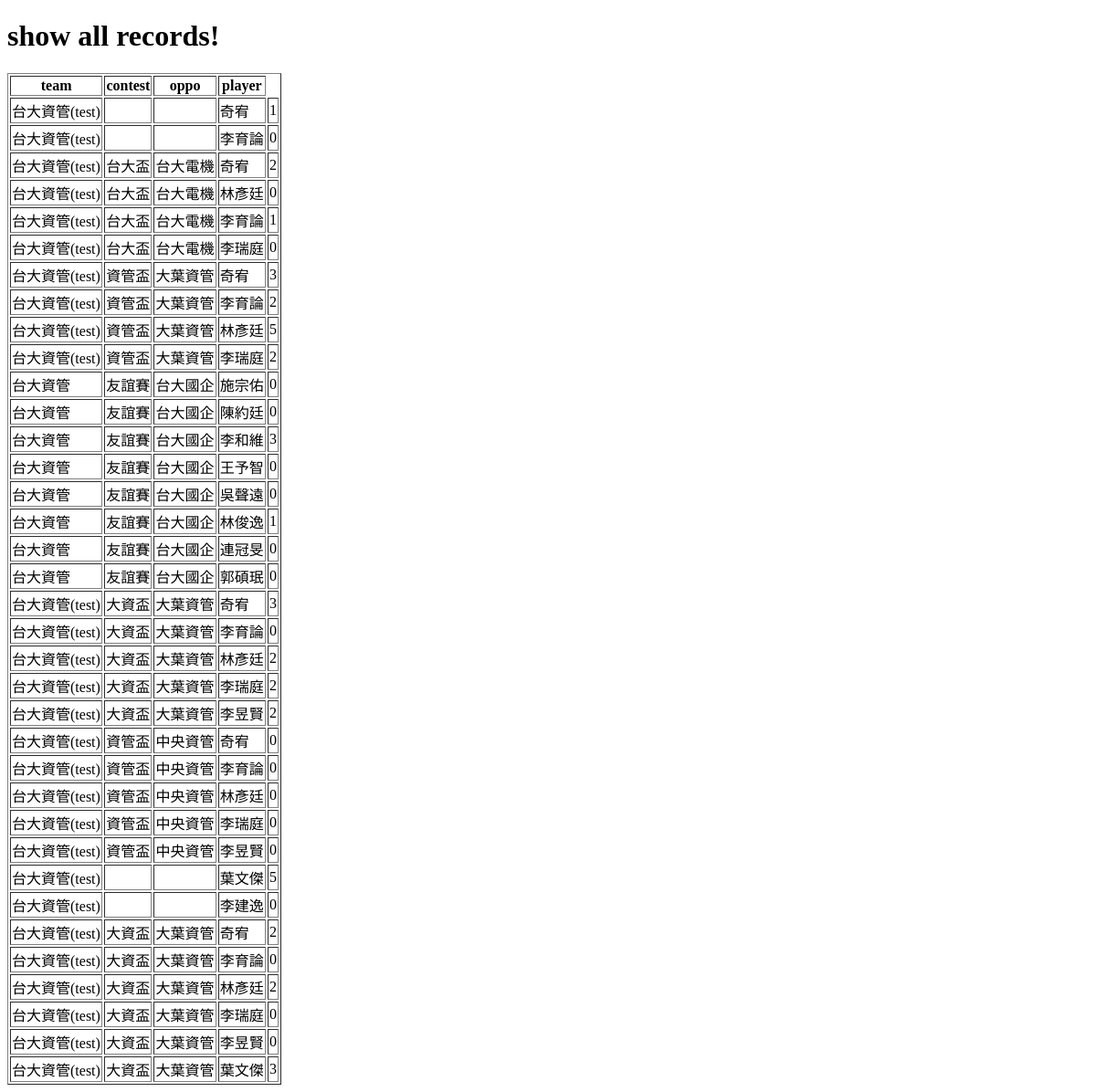
Page /listrecord on the earlier database version.
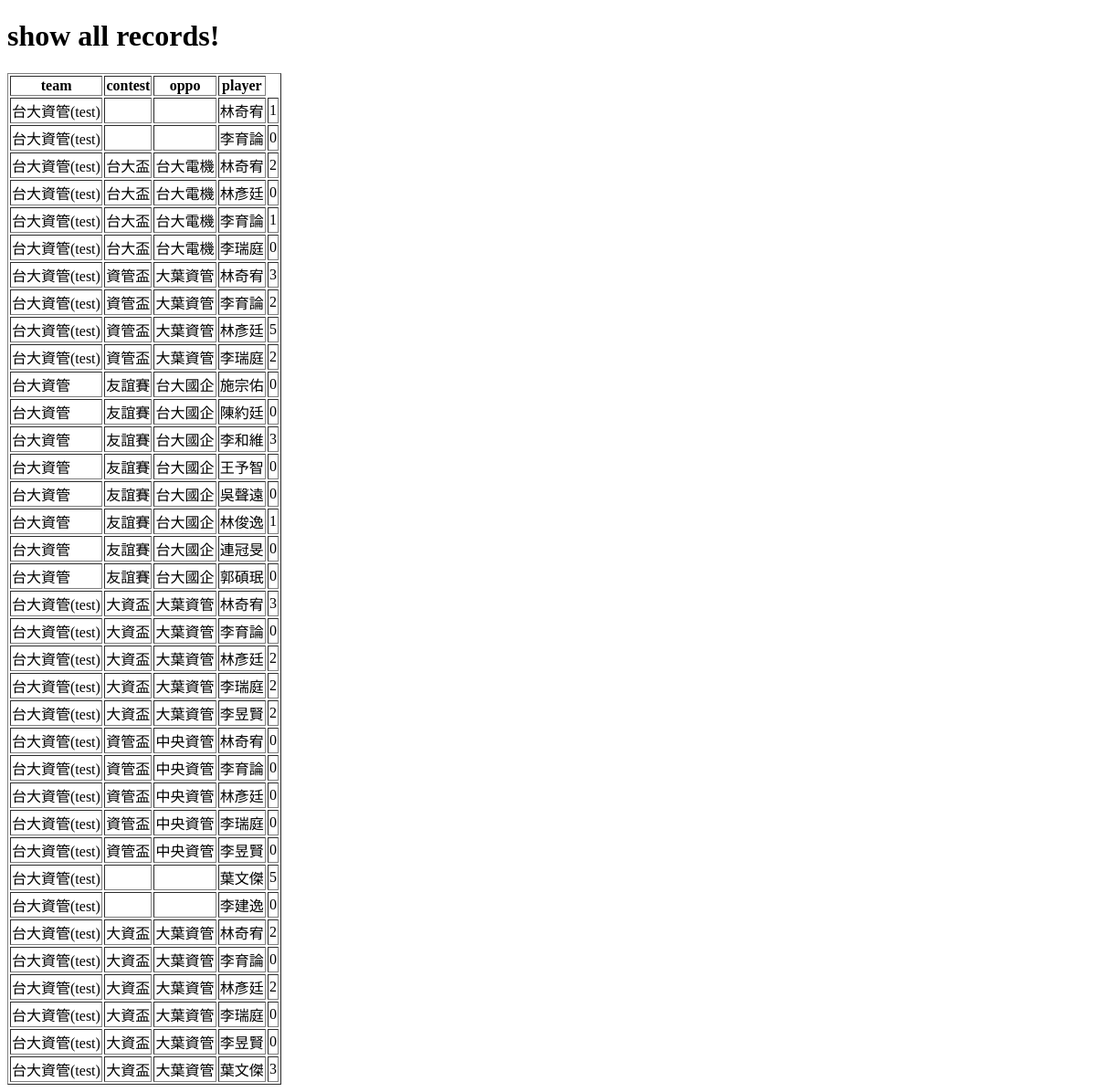
Same page on the later database version.
### basketR/models.py (models this page shows, shortened)
class GameRecord(models.Model):
	player 	= models.ForeignKey(
		Player,
		models.SET_NULL,
		blank=False,
		null=True,
	)
	contest = models.ForeignKey(
		Contest,
		models.SET_NULL,
		blank=False,
		null=True,
	)
	q1		= models.ForeignKey(
		QRecord,
		models.SET_NULL,
		related_name='q1',
		blank=False,
		null=True,
	)
	q2		= models.ForeignKey(
		QRecord,
		models.SET_NULL,
		related_name='q2',
		blank=False,
		null=True,
	)
	q3		= models.ForeignKey(
		QRecord,
		models.SET_NULL,
		related_name='q3',
		blank=False,
		null=True,
	)
	q4		= models.ForeignKey(
		QRecord,
		models.SET_NULL,
		related_name='q4',
		blank=False,
		null=True,
	)

class Player(models.Model):
	pID 	= models.AutoField(primary_key=True)
	team    = models.ForeignKey(
		Team,
		models.SET_NULL,
		blank=False,
		null=True,
	)
	pNum	= models.IntegerField(blank=False) #背號
	pName 	= models.CharField(max_length=50)
	stuID	= models.CharField(max_length=15)
	def __str__(self):
		return self.pName

class Team(models.Model):
	tID 	= models.AutoField(primary_key=True)
	tName 	= models.CharField(max_length=50)
	def __str__(self):
		return self.tName

class QRecord(models.Model):
	qID 	= models.AutoField(primary_key=True)
	p2M		= models.IntegerField(default=0)
	p2A		= models.IntegerField(default=0)
	p3M		= models.IntegerField(default=0)
	p3A		= models.IntegerField(default=0)
	ftM		= models.IntegerField(default=0)
	ftA		= models.IntegerField(default=0)
	dR		= models.IntegerField(default=0)
	oR		= models.IntegerField(default=0)
	ass		= models.IntegerField(default=0)
	blk		= models.IntegerField(default=0)
	steal	= models.IntegerField(default=0)
	turno	= models.IntegerField(default=0)
	foul	= models.IntegerField(default=0)

class Contest(models.Model):
	cID		= models.AutoField(primary_key=True)
	team    = models.ForeignKey(
		Team,
		models.SET_NULL,
		blank=False,
		null=True,
	)
	cName	= models.CharField(max_length=15) #ex:大資盃、台大盃
	date	= models.DateField()
	oppo	= models.CharField(max_length=20) #ex:台大電機

### basketR/views.py (the view)
# urls.py: url(r'^listrecord$', views.listrecord),
def listrecord(request):
	record_list = GameRecord.objects.all()
	context = {'record_list': record_list}
	return render(request, 'listrecord.html', context)

### basketR/templates/listrecord.html (shortened to what this page needs)
<!DOCTYPE html>
<html>
    <head>
    </head>
    <body>
        <h1>show all records!</h1>
        <div>
            <table border='1'; width='300'>
                <thead>
                    <tr>
                        <th>team</th>
                        <th>contest</th>
                        <th>oppo</th>
                        <th>player</th>
                    </tr>
                </thead>
                <tbody>
                {% for gamerecord in record_list %}
                    <tr>
                        <td>{{gamerecord.player.team}}</td>
                        <td>{{gamerecord.contest.cName}}</td>
                        <td>{{gamerecord.contest.oppo}}</td>
                        <td>{{gamerecord.player}}</td>
                        <td>{{gamerecord.q1.p2M}}</td>
                    </tr>
                {% endfor %}
                </tbody>
            </table>
        </div>
    </body>
</html>

Differences in the rows shown:
changed through a linked row, GameRecord (number 1 of 36 on the later page): player "奇宥" → "林奇宥"
changed through a linked row, GameRecord (number 3 of 36 on the later page): player "奇宥" → "林奇宥"
changed through a linked row, GameRecord (number 7 of 36 on the later page): player "奇宥" → "林奇宥"
changed through a linked row, GameRecord (number 19 of 36 on the later page): player "奇宥" → "林奇宥"
changed through a linked row, GameRecord (number 24 of 36 on the later page): player "奇宥" → "林奇宥"
changed through a linked row, GameRecord (number 31 of 36 on the later page): player "奇宥" → "林奇宥"
